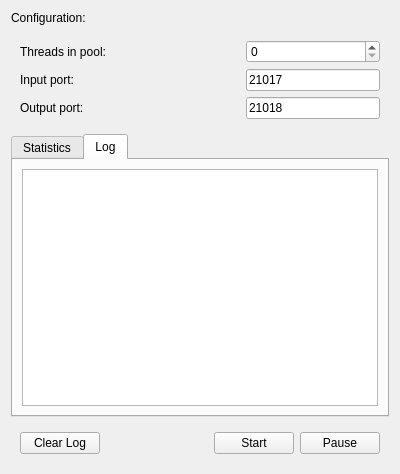
<?xml version="1.0" encoding="UTF-8"?>
<ui version="4.0">
 <class>mainForm</class>
 <widget class="QWidget" name="mainForm">
  <property name="geometry">
   <rect>
    <x>0</x>
    <y>0</y>
    <width>400</width>
    <height>474</height>
   </rect>
  </property>
  <property name="windowTitle">
   <string>nic server</string>
  </property>
  <layout class="QVBoxLayout" name="verticalLayout">
   <item>
    <widget class="QLabel" name="Config_lbl">
     <property name="text">
      <string>Configuration:</string>
     </property>
    </widget>
   </item>
   <item>
    <widget class="QWidget" name="ConfWidget" native="true">
     <layout class="QGridLayout" name="gridLayout">
      <item row="1" column="0">
       <widget class="QLabel" name="conf_input_port_lbl">
        <property name="text">
         <string>Input port:</string>
        </property>
       </widget>
      </item>
      <item row="0" column="0">
       <widget class="QLabel" name="conf_num_of_threads_lbl">
        <property name="text">
         <string>Threads in pool:</string>
        </property>
       </widget>
      </item>
      <item row="0" column="2">
       <widget class="QSpinBox" name="conf_num_of_threads_sb"/>
      </item>
      <item row="2" column="0">
       <widget class="QLabel" name="conf_output_port_lbl">
        <property name="text">
         <string>Output port:</string>
        </property>
       </widget>
      </item>
      <item row="2" column="2">
       <widget class="QLineEdit" name="conf_ouput_port_le">
        <property name="text">
         <string>21018</string>
        </property>
       </widget>
      </item>
      <item row="0" column="1">
       <spacer name="horizontalSpacer">
        <property name="orientation">
         <enum>Qt::Horizontal</enum>
        </property>
        <property name="sizeHint" stdset="0">
         <size>
          <width>40</width>
          <height>20</height>
         </size>
        </property>
       </spacer>
      </item>
      <item row="1" column="2">
       <widget class="QLineEdit" name="conf_input_port_le">
        <property name="text">
         <string>21017</string>
        </property>
       </widget>
      </item>
     </layout>
    </widget>
   </item>
   <item>
    <widget class="QTabWidget" name="InfoWidget">
     <property name="currentIndex">
      <number>1</number>
     </property>
     <widget class="QWidget" name="Statistics">
      <attribute name="title">
       <string>Statistics</string>
      </attribute>
      <layout class="QGridLayout" name="gridLayout_3">
       <item row="2" column="2">
        <widget class="QLineEdit" name="stat_transmit_data_le">
         <property name="text">
          <string/>
         </property>
         <property name="readOnly">
          <bool>true</bool>
         </property>
        </widget>
       </item>
       <item row="0" column="0">
        <widget class="QLabel" name="stat_num_of_users_lbl">
         <property name="text">
          <string>Number of users:</string>
         </property>
        </widget>
       </item>
       <item row="0" column="2">
        <widget class="QLineEdit" name="stat_num_of_users_le">
         <property name="readOnly">
          <bool>true</bool>
         </property>
        </widget>
       </item>
       <item row="2" column="0">
        <widget class="QLabel" name="stat_transmit_data_lbl">
         <property name="text">
          <string>Transmit data, B:</string>
         </property>
        </widget>
       </item>
       <item row="1" column="2">
        <widget class="QLineEdit" name="stat_receive_data_le">
         <property name="readOnly">
          <bool>true</bool>
         </property>
        </widget>
       </item>
       <item row="3" column="2">
        <spacer name="verticalSpacer">
         <property name="orientation">
          <enum>Qt::Vertical</enum>
         </property>
         <property name="sizeHint" stdset="0">
          <size>
           <width>20</width>
           <height>40</height>
          </size>
         </property>
        </spacer>
       </item>
       <item row="1" column="0">
        <widget class="QLabel" name="stat_receive_data_lbl">
         <property name="text">
          <string>Receive data, B:</string>
         </property>
        </widget>
       </item>
       <item row="0" column="1">
        <spacer name="horizontalSpacer_3">
         <property name="orientation">
          <enum>Qt::Horizontal</enum>
         </property>
         <property name="sizeHint" stdset="0">
          <size>
           <width>40</width>
           <height>20</height>
          </size>
         </property>
        </spacer>
       </item>
      </layout>
     </widget>
     <widget class="QWidget" name="Log">
      <attribute name="title">
       <string>Log</string>
      </attribute>
      <layout class="QGridLayout" name="gridLayout_4">
       <item row="0" column="0">
        <widget class="QPlainTextEdit" name="log_pte">
         <property name="readOnly">
          <bool>true</bool>
         </property>
        </widget>
       </item>
      </layout>
     </widget>
    </widget>
   </item>
   <item>
    <widget class="QWidget" name="ControlButtonWidget" native="true">
     <layout class="QGridLayout" name="gridLayout_2">
      <item row="0" column="0">
       <widget class="QPushButton" name="clear_log_btn">
        <property name="text">
         <string>Clear Log</string>
        </property>
       </widget>
      </item>
      <item row="0" column="1">
       <spacer name="horizontalSpacer_2">
        <property name="orientation">
         <enum>Qt::Horizontal</enum>
        </property>
        <property name="sizeHint" stdset="0">
         <size>
          <width>40</width>
          <height>20</height>
         </size>
        </property>
       </spacer>
      </item>
      <item row="0" column="3">
       <widget class="QPushButton" name="pause_server_btn">
        <property name="text">
         <string>Pause</string>
        </property>
       </widget>
      </item>
      <item row="0" column="2">
       <widget class="QPushButton" name="start_server_btn">
        <property name="text">
         <string>Start</string>
        </property>
       </widget>
      </item>
     </layout>
    </widget>
   </item>
  </layout>
 </widget>
 <tabstops>
  <tabstop>conf_num_of_threads_sb</tabstop>
  <tabstop>conf_input_port_le</tabstop>
  <tabstop>conf_ouput_port_le</tabstop>
  <tabstop>InfoWidget</tabstop>
  <tabstop>stat_num_of_users_le</tabstop>
  <tabstop>stat_receive_data_le</tabstop>
  <tabstop>stat_transmit_data_le</tabstop>
  <tabstop>clear_log_btn</tabstop>
  <tabstop>start_server_btn</tabstop>
  <tabstop>pause_server_btn</tabstop>
  <tabstop>log_pte</tabstop>
 </tabstops>
 <resources/>
 <connections/>
</ui>
